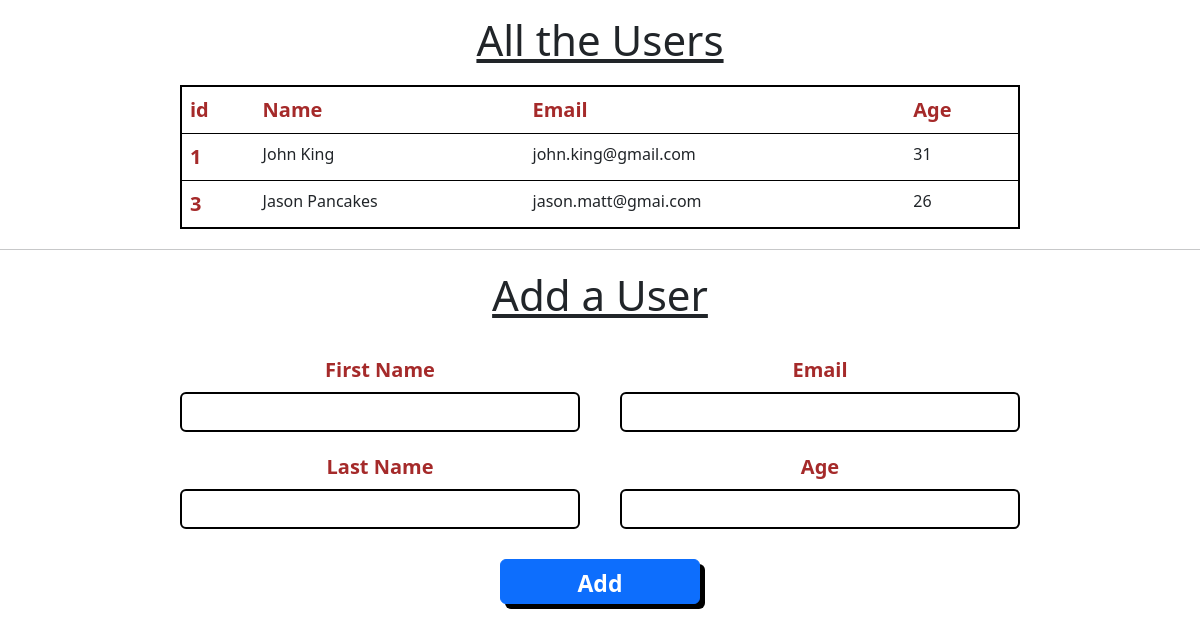
Before: / with the older database file.
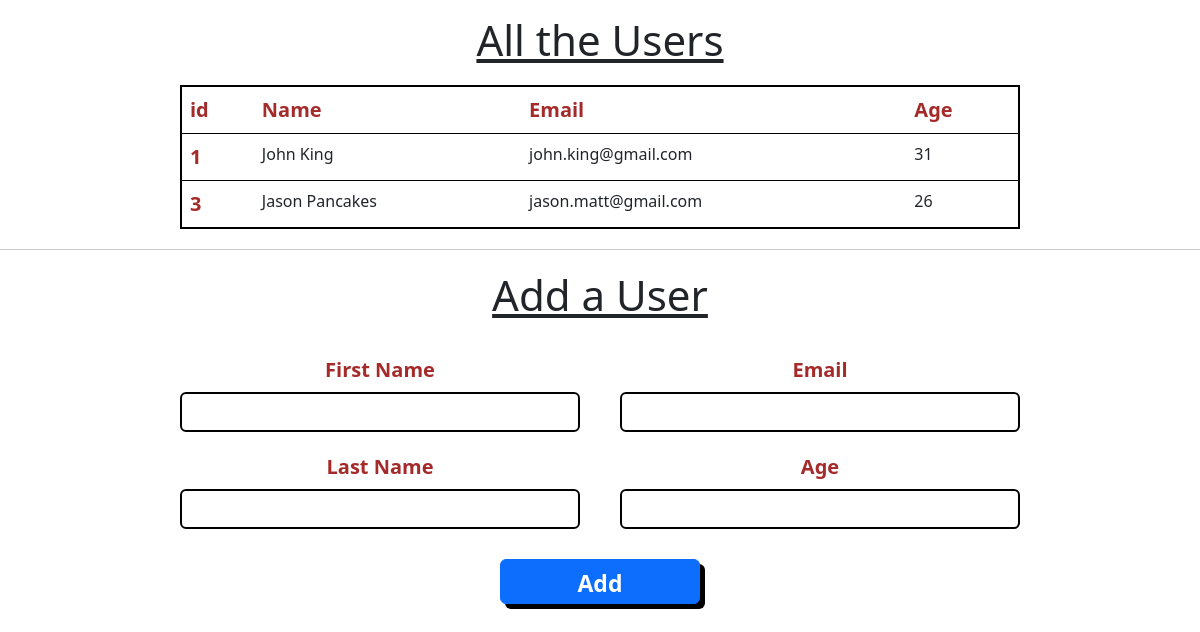
After: the same page with the newer database file.
### users_app/models.py (models this page shows)
class User(models.Model):
    first_name = models.CharField(max_length=255)
    last_name = models.CharField(max_length=255)
    email_address = models.CharField(max_length=255)
    age = models.IntegerField()
    created_at = models.DateTimeField(auto_now_add=True)
    updated_at = models.DateTimeField(auto_now_add=True)

### users_app/views.py (the view)
# urls.py: path('', views.root),
def root(request):
    context = {
        "all_the_users": User.objects.all()
    }
    return render(request, "index.html", context)

### users_app/templates/index.html (shortened to what this page needs)
<!DOCTYPE html>
<html lang="en">
<head>
    <link href="https://cdn.jsdelivr.net/npm/bootstrap@5.2.1/dist/css/bootstrap.min.css"
    rel="stylesheet"
>
    {% load static %}
    <link rel="stylesheet" href="{% static 'css/style.css' %}">
</head>
<body>
    <h2>All the Users</h2>
    <table class="table table-hover">
        <thead>
            <tr>
                <th scope="col">id</th>
                <th scope="col">Name</th>
                <th scope="col">Email</th>
                <th scope="col">Age</th>
            </tr>
        </thead>
        <tbody>
            {% for user in all_the_users %}
            <tr>
                <th scope="row">{{ user.id }}</th>
                <td>{{ user.first_name }} {{ user.last_name }}</td>
                <td>{{ user.email_address }}</td>
                <td>{{ user.age }}</td>
            </tr>
            {% endfor %}
        </tbody>
    </table>
    <hr>
    <form action="new_user" method="post">
        <h2>Add a User</h2>
        <div class="mainbody">
            <div class="left">
                <label for="exampleFormControlInput1" class="form-label">First Name</label>
                <input type="text" class="form-control" id="exampleFormControlInput1" name="first_name">
                <label for="exampleFormControlInput1" class="form-label">Last Name</label>
                <input type="text" class="form-control" id="exampleFormControlInput1" name="last_name">
            </div>
            <div class="right">
                <label for="exampleFormControlInput1" class="form-label">Email</label>
                <input type="email" class="form-control" id="exampleFormControlInput1" name="email">
                <label for="exampleFormControlInput1" class="form-label">Age</label>
                <input type="number" class="form-control" id="exampleFormControlInput1" name="age">
            </div>
        </div>
        <div class="button">
            <label class="btn btn-primary" for="btn-check">Add</label>
        </div>
    </form>
</body>
</html>

### users_app/static/css/style.css (style rules this page uses)
h2 { text-align: center; text-decoration: underline; margin: 15px 0px; font-size: 42px; }
.table, form { width: 70%; margin: 20px auto; }
.table { border: 2px solid black; }
th { color: brown; font-weight: bolder; font-size: 20px; }
.form-control { width: 400px; border: 2px solid black; }
.mainbody { display: flex; justify-content: center; align-items: center; vertical-align: top; }
.form-label { display: block; text-align: center; margin: 20px 0px 7px 0px; font-size: 20px; font-weight: bolder; color: brown; }
.left, .right { margin: 0px 20px; }
.button { display:flex; justify-content: center; align-items: center; }
.btn-primary { margin-top: 30px; width:200px; height: 45px; font-size: 23px; font-weight: bolder; box-shadow: 5px 5px black; }

Changed rows visible on the page:
changed User "Jason": email_address "jason.matt@gmai.com" → "jason.matt@gmail.com"
